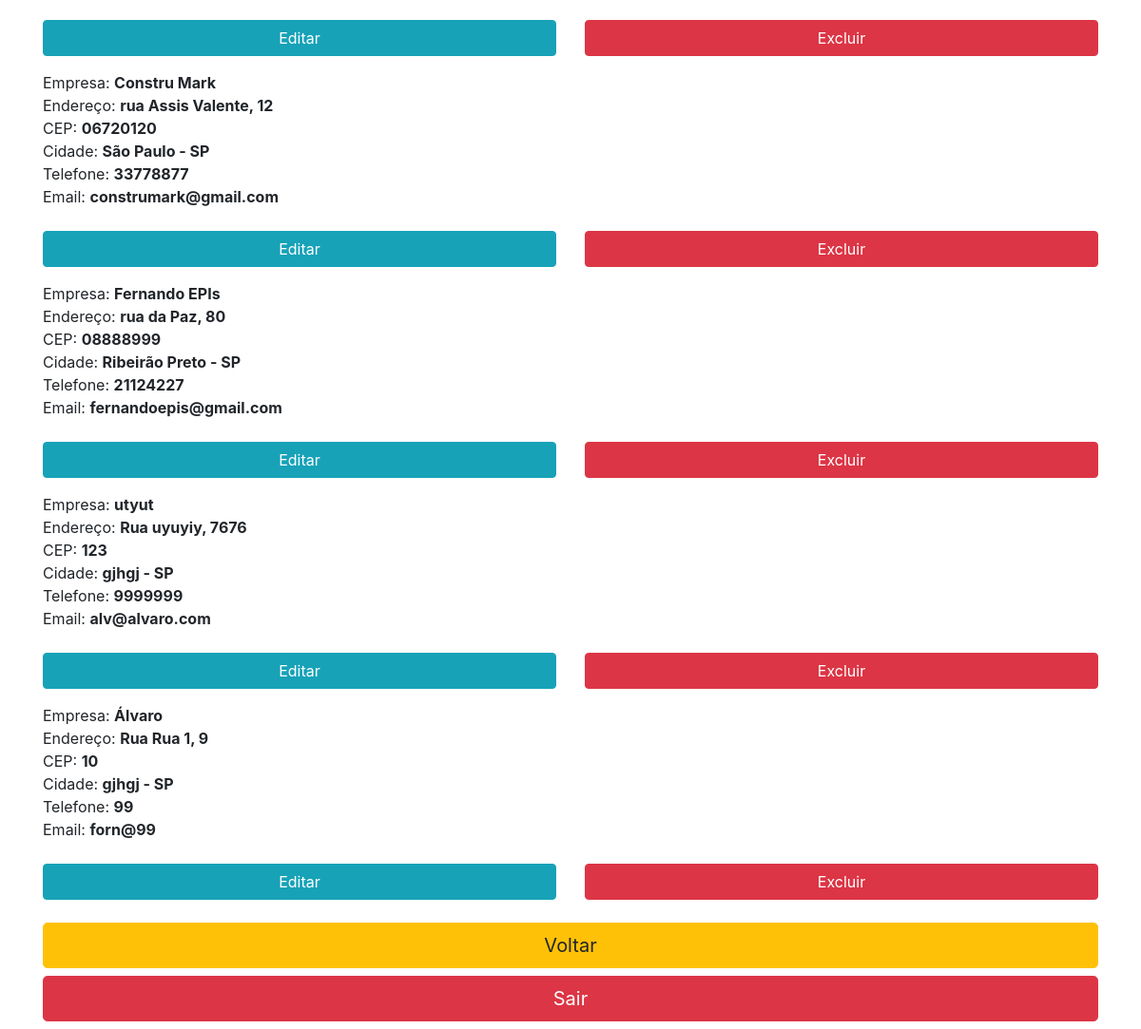
The page /listagem-fornecedores.php (signed in, lower part) on the database as committed earlier.
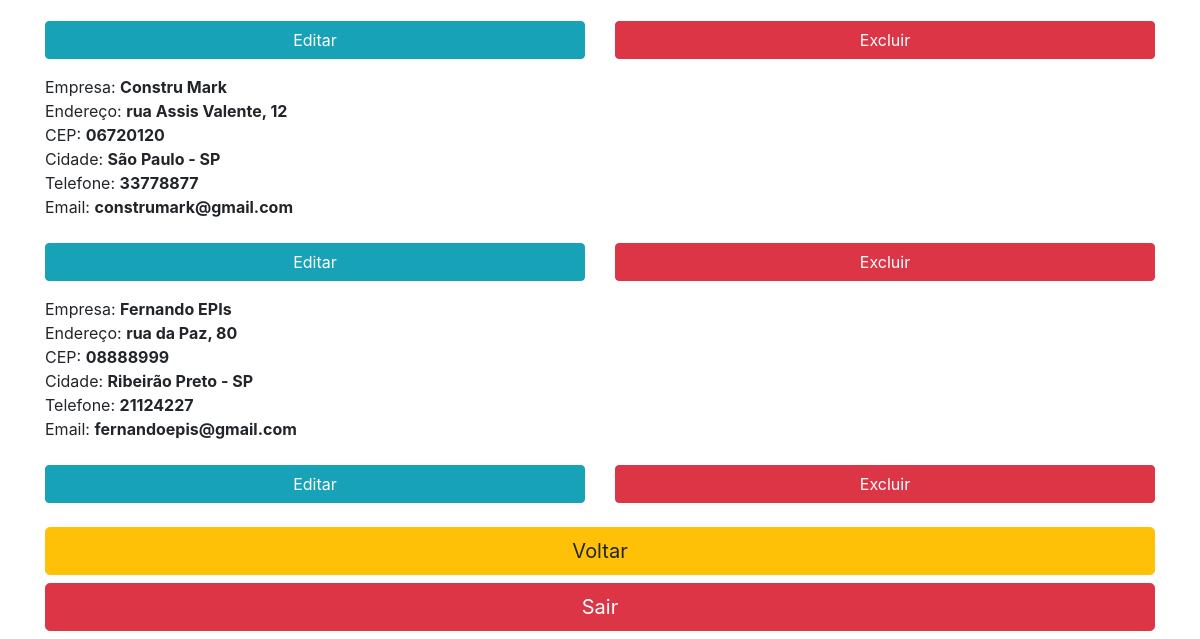
The same page on the database as committed later.
### tables this page shows
CREATE TABLE `fornecedor` (
  `id_forn` int(4) NOT NULL AUTO_INCREMENT,
  `nome_forn` varchar(30) NOT NULL,
  `num_endereco` int(6) DEFAULT NULL,
  `complemento_end` varchar(4) DEFAULT NULL,
  PRIMARY KEY (`id_forn`)
);

CREATE TABLE `logradouro` (
  `id_logra` int(11) NOT NULL AUTO_INCREMENT,
  `CEP` varchar(20) NOT NULL,
  `nome_logra` varchar(50) NOT NULL,
  `tipo_logra` varchar(50) NOT NULL,
  `id_cidade_fk` int(4) NOT NULL,
  PRIMARY KEY (`id_logra`),
  UNIQUE KEY `nome_logra` (`nome_logra`),
  UNIQUE KEY `CEP` (`CEP`),
  KEY `id_cidade_fk` (`id_cidade_fk`),
  CONSTRAINT `LOGRADOURO_ibfk_1` FOREIGN KEY (`id_cidade_fk`) REFERENCES `cidade` (`id_cidade`) ON DELETE CASCADE
);

CREATE TABLE `forn_logra_possui` (
  `id_flp` int(11) NOT NULL AUTO_INCREMENT,
  `id_forn_fk` int(4) NOT NULL,
  `cep_fk` varchar(10) NOT NULL,
  PRIMARY KEY (`id_flp`),
  KEY `id_forn_fk` (`id_forn_fk`),
  KEY `cep_fk` (`cep_fk`),
  CONSTRAINT `FORN_LOGRA_POSSUI_ibfk_1` FOREIGN KEY (`id_forn_fk`) REFERENCES `fornecedor` (`id_forn`),
  CONSTRAINT `FORN_LOGRA_POSSUI_ibfk_2` FOREIGN KEY (`cep_fk`) REFERENCES `logradouro` (`CEP`)
);

CREATE TABLE `cidade` (
  `id_cidade` int(4) NOT NULL AUTO_INCREMENT,
  `nome_cidade` varchar(50) NOT NULL,
  `id_estado_fk` int(4) NOT NULL,
  PRIMARY KEY (`id_cidade`),
  UNIQUE KEY `nome_cidade` (`nome_cidade`),
  UNIQUE KEY `nome_cidade_2` (`nome_cidade`),
  KEY `id_estado_fk` (`id_estado_fk`),
  CONSTRAINT `CIDADE_ibfk_1` FOREIGN KEY (`id_estado_fk`) REFERENCES `estado` (`id_estado`) ON DELETE CASCADE
);

CREATE TABLE `estado` (
  `id_estado` int(4) NOT NULL AUTO_INCREMENT,
  `nome_estado` varchar(20) NOT NULL,
  PRIMARY KEY (`id_estado`)
);

CREATE TABLE `telefone` (
  `id_telefone` int(4) NOT NULL AUTO_INCREMENT,
  `numero_tel` varchar(20) NOT NULL,
  `id_forn_fk` int(4) NOT NULL,
  PRIMARY KEY (`id_telefone`),
  KEY `id_forn_fk` (`id_forn_fk`),
  CONSTRAINT `TELEFONE_ibfk_1` FOREIGN KEY (`id_forn_fk`) REFERENCES `fornecedor` (`id_forn`)
);

CREATE TABLE `email` (
  `id_email_forn` int(4) NOT NULL AUTO_INCREMENT,
  `email_forn` varchar(100) NOT NULL,
  `id_forn_fk` int(4) NOT NULL,
  PRIMARY KEY (`id_email_forn`),
  UNIQUE KEY `email_forn` (`email_forn`),
  KEY `id_forn_fk` (`id_forn_fk`),
  CONSTRAINT `EMAIL_ibfk_1` FOREIGN KEY (`id_forn_fk`) REFERENCES `fornecedor` (`id_forn`)
);

### App/Model/conexao.php (called while the page is built, shortened)
<?php
class Conexao{
	private static $instance;
	public static function getConn(){
		if(!isset(self::$instance)):
			self::$instance = new \PDO('mysql:host=localhost; dbname=db_ccmed; charset=utf8', 'root', '');
		endif;
		return self::$instance;
	}
}
 ?>

### App/Model/FornecedorDao.php (the view, shortened to what this page needs)
<?php
class FornecedorDao{
	public function relatorioForn(){
		$sql = 'SELECT F.id_forn, F.nome_forn, L.tipo_logra, L.nome_logra, F.num_endereco, F.complemento_end,
		C.nome_cidade, FLP.cep_fk, E.nome_estado, T.numero_tel, EM.email_forn
		FROM FORNECEDOR F INNER JOIN FORN_LOGRA_POSSUI FLP
		ON F.id_forn = FLP.id_forn_fk INNER JOIN LOGRADOURO L
		ON FLP.cep_fk = L.CEP INNER JOIN CIDADE C
		ON L.id_cidade_fk = C.id_cidade INNER JOIN ESTADO E
		ON C.id_estado_fk = E.id_estado INNER JOIN TELEFONE T
		ON F.id_forn = T.id_forn_fk INNER JOIN EMAIL EM
		ON F.id_forn = EM.id_forn_fk;';
		$stmt = Conexao::getConn()->prepare($sql);
		$stmt->execute();
		if($stmt->rowCount() > 0){
			$resultado = $stmt->fetchAll(\PDO::FETCH_ASSOC);
			foreach($resultado as $res){
				echo "
				<div class='row mt-3'>
				<div class='col-12 col-sm-12'>
				<p>Empresa: <b>" .	$res['nome_forn'] . "</b><br>
					Endereço: <b>" .$res['tipo_logra'] . " " . $res['nome_logra'] . ", " . $res['num_endereco'] . "</b><br>
					CEP: <b>" . $res['cep_fk'] . "</b><br>
					Cidade: <b>" . $res['nome_cidade'] . " - " . $res['nome_estado'] . "</b><br>
					Telefone: <b>" . $res['numero_tel'] . "</b><br>
					Email: <b>" . $res['email_forn'] . "</b><br>
					</p>
					</div>
					<div class='col-6 col-sm-6 mt-2'>
					<a href = editar-forn.php?id_forn=" . $res['id_forn'] . ">
					<button class='btn btn-info btn-block'>Editar</button>
					</a>
					</div>
					<div class='col-6 col-sm-6 mt-2 '>
					<a href = excluir-forn.php?id_forn=" . $res['id_forn'] .">
					<button class='btn btn-danger btn-block'>Excluir</button>
					</a>
					</div>
					</div>
					";
			}
			return $resultado;
		}else{
			echo "Nenhum registro";
		}
	}
}
 ?>

### listagem-fornecedores.php (shortened to what this page needs)
<?php
$fornDao = new \App\Model\FornecedorDao;
?>
<!DOCTYPE html>
<html lang="pt-br">
  <head>
    <link rel="stylesheet" href="https://stackpath.bootstrapcdn.com/bootstrap/4.5.2/css/bootstrap.min.css">
    <link href="custom.css" rel="stylesheet">
  </head>
<body>
<div class="container">
<?php
$fornDao->relatorioForn();
?>
</div>
<div class="container mt-4 mb-2">
		<div class="row">
			<div class="col-sm-12">
				<a href="listagens.php">
					<button class="btn btn-warning btn-block btn-lg">Voltar</button>
				</a>
				<form action="<?php $_SERVER['PHP_SELF'];?>" method="post">
                    <input type="submit" name="btnSair" class="btn btn-danger btn-block btn-lg mt-2" value="Sair">
                </form>
			</div>
		</div>
	</div>
</body>
</html>

Rows that differ between the two databases and show on the page:
no longer on this page (row unchanged): fornecedor: nome_forn "utyut", logradouro.tipo_logra "Rua", logradouro.nome_logra "uyuyiy", num_endereco "7676", forn_logra_possui.cep_fk "123", cidade.nome_cidade "gjhgj", estado.nome_estado "SP", telefone.numero_tel "9999999", email.email_forn "alv@alvaro.com"
removed fornecedor: nome_forn "Álvaro", logradouro.tipo_logra "Rua", logradouro.nome_logra "Rua 1", num_endereco "9", forn_logra_possui.cep_fk "10", cidade.nome_cidade "gjhgj", estado.nome_estado "SP", telefone.numero_tel "99", email.email_forn "forn@99"
